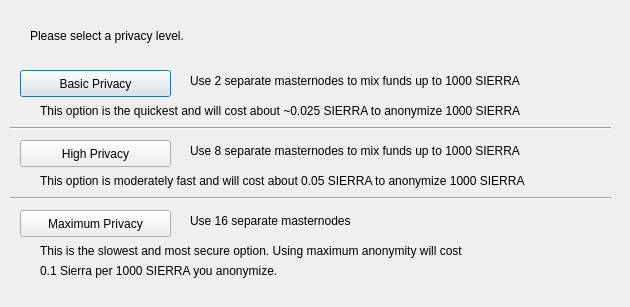
<?xml version="1.0" encoding="UTF-8"?>
<ui version="4.0">
 <class>DarksendConfig</class>
 <widget class="QDialog" name="DarksendConfig">
  <property name="geometry">
   <rect>
    <x>0</x>
    <y>0</y>
    <width>630</width>
    <height>307</height>
   </rect>
  </property>
  <property name="windowTitle">
   <string>Configure Darksend</string>
  </property>
  <widget class="QPushButton" name="buttonBasic">
   <property name="geometry">
    <rect>
     <x>20</x>
     <y>70</y>
     <width>151</width>
     <height>27</height>
    </rect>
   </property>
   <property name="text">
    <string>Basic Privacy</string>
   </property>
  </widget>
  <widget class="QPushButton" name="buttonHigh">
   <property name="geometry">
    <rect>
     <x>20</x>
     <y>140</y>
     <width>151</width>
     <height>27</height>
    </rect>
   </property>
   <property name="text">
    <string>High Privacy</string>
   </property>
  </widget>
  <widget class="QPushButton" name="buttonMax">
   <property name="geometry">
    <rect>
     <x>20</x>
     <y>210</y>
     <width>151</width>
     <height>27</height>
    </rect>
   </property>
   <property name="text">
    <string>Maximum Privacy</string>
   </property>
  </widget>
  <widget class="QLabel" name="label">
   <property name="geometry">
    <rect>
     <x>30</x>
     <y>20</y>
     <width>571</width>
     <height>31</height>
    </rect>
   </property>
   <property name="text">
    <string>Please select a privacy level.</string>
   </property>
  </widget>
  <widget class="QLabel" name="label_2">
   <property name="geometry">
    <rect>
     <x>190</x>
     <y>70</y>
     <width>421</width>
     <height>21</height>
    </rect>
   </property>
   <property name="text">
    <string>Use 2 separate masternodes to mix funds up to 1000 SIERRA</string>
   </property>
  </widget>
  <widget class="QLabel" name="label_3">
   <property name="geometry">
    <rect>
     <x>190</x>
     <y>140</y>
     <width>411</width>
     <height>21</height>
    </rect>
   </property>
   <property name="text">
    <string>Use 8 separate masternodes to mix funds up to 1000 SIERRA</string>
   </property>
  </widget>
  <widget class="QLabel" name="label_4">
   <property name="geometry">
    <rect>
     <x>190</x>
     <y>210</y>
     <width>421</width>
     <height>21</height>
    </rect>
   </property>
   <property name="text">
    <string>Use 16 separate masternodes</string>
   </property>
  </widget>
  <widget class="QLabel" name="label_6">
   <property name="geometry">
    <rect>
     <x>40</x>
     <y>100</y>
     <width>561</width>
     <height>21</height>
    </rect>
   </property>
   <property name="text">
    <string>This option is the quickest and will cost about ~0.025 SIERRA to anonymize 1000 SIERRA</string>
   </property>
  </widget>
  <widget class="QLabel" name="label_7">
   <property name="geometry">
    <rect>
     <x>40</x>
     <y>170</y>
     <width>561</width>
     <height>21</height>
    </rect>
   </property>
   <property name="text">
    <string>This option is moderately fast and will cost about 0.05 SIERRA to anonymize 1000 SIERRA</string>
   </property>
  </widget>
  <widget class="QLabel" name="label_8">
   <property name="geometry">
    <rect>
     <x>40</x>
     <y>240</y>
     <width>561</width>
     <height>21</height>
    </rect>
   </property>
   <property name="text">
    <string>This is the slowest and most secure option. Using maximum anonymity will cost</string>
   </property>
  </widget>
  <widget class="QLabel" name="label_9">
   <property name="geometry">
    <rect>
     <x>40</x>
     <y>260</y>
     <width>561</width>
     <height>21</height>
    </rect>
   </property>
   <property name="text">
    <string>0.1 Sierra per 1000 SIERRA you anonymize.</string>
   </property>
  </widget>
  <widget class="Line" name="line">
   <property name="geometry">
    <rect>
     <x>10</x>
     <y>120</y>
     <width>601</width>
     <height>16</height>
    </rect>
   </property>
   <property name="orientation">
    <enum>Qt::Horizontal</enum>
   </property>
  </widget>
  <widget class="Line" name="line_2">
   <property name="geometry">
    <rect>
     <x>10</x>
     <y>190</y>
     <width>601</width>
     <height>16</height>
    </rect>
   </property>
   <property name="orientation">
    <enum>Qt::Horizontal</enum>
   </property>
  </widget>
 </widget>
 <resources/>
 <connections/>
</ui>
